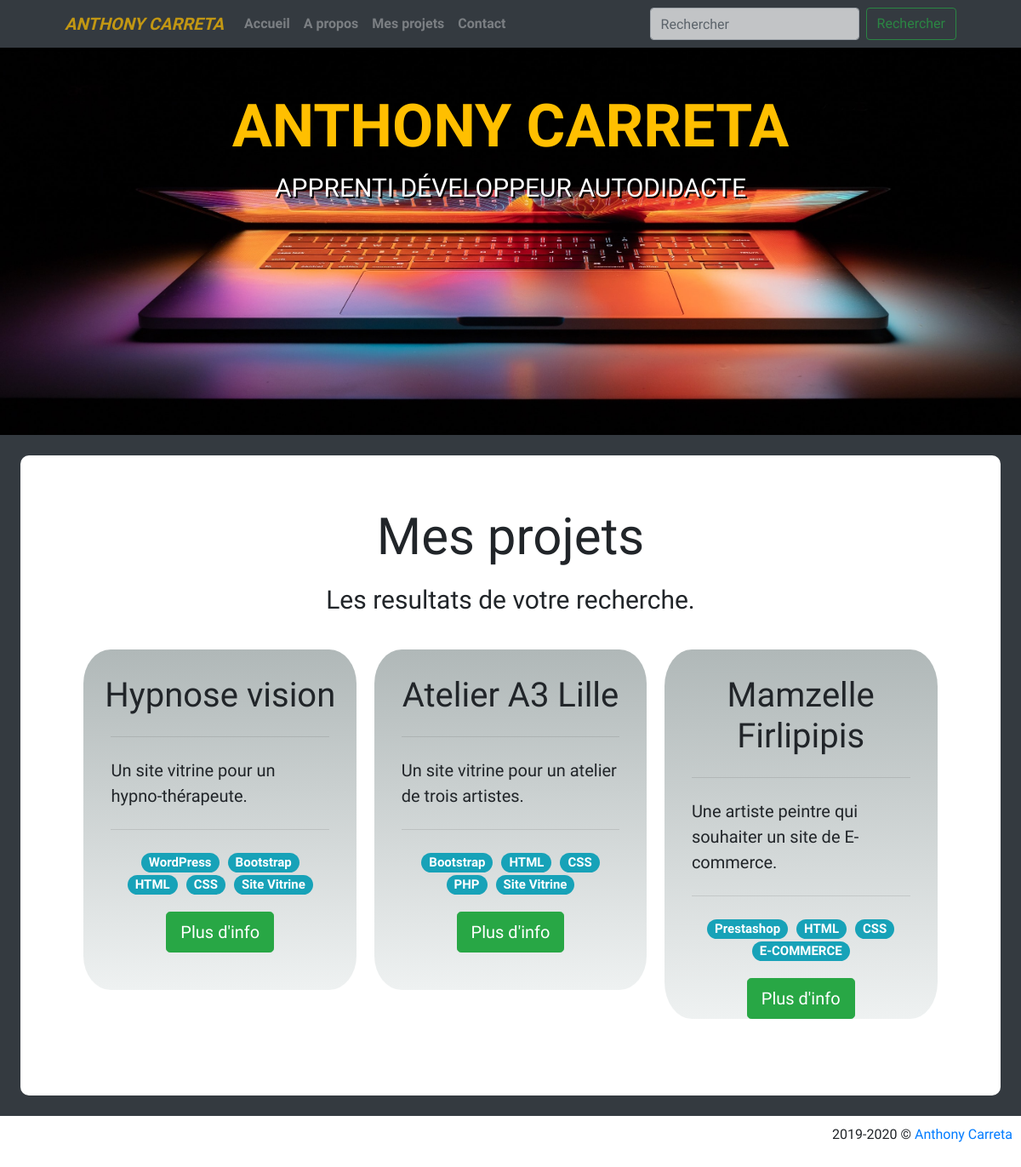
Page /recherche.php on the committed database.
### tables this page shows
CREATE TABLE IF NOT EXISTS `projects` (
  `ID` int(11) NOT NULL AUTO_INCREMENT,
  `Titre` varchar(255) NOT NULL,
  `Presentation` varchar(255) NOT NULL,
  `Besoin1` varchar(255) NOT NULL,
  `Besoin2` varchar(255) NOT NULL,
  `Besoin3` varchar(255) NOT NULL,
  `Besoin4` varchar(255) NOT NULL,
  `Besoin5` varchar(255) NOT NULL,
  `Imperatif1` varchar(255) NOT NULL,
  `Imperatif2` varchar(255) NOT NULL,
  `Imperatif3` varchar(255) NOT NULL,
  `Imperatif4` varchar(255) NOT NULL,
  `Imperatif5` varchar(255) NOT NULL,
  `Wordpress` tinyint(1) NOT NULL,
  `Prestashop` tinyint(1) NOT NULL,
  `Bootstrap` tinyint(1) NOT NULL,
  `HTML` tinyint(1) NOT NULL,
  `CSS` tinyint(1) NOT NULL,
  `PHP` tinyint(1) NOT NULL,
  `Site_Vitrine` tinyint(1) NOT NULL,
  `E-commerce` tinyint(4) NOT NULL,
  PRIMARY KEY (`ID`)
);

### Script/Recherche_project/index.php (the view)
<link rel="stylesheet" href="Script/Recherche_project/style.css" type="text/css">
    <?php
        $bdd = new PDO('mysql:host=localhost;dbname=anthfpxc_web;charset=utf8', 'anthfpxc', 'rItxfJ96O9cE');
        if (!empty($_POST['recherche']))
        {
            $search = $_POST['recherche'];
            $reponse = $bdd->query("SELECT * FROM projects WHERE Titre LIKE '%" . $search . "%' OR Presentation LIKE '%" . $search . "%'");
            $Msg = "Projet qui comporte : \" " . $search . " \"";
            echo '<h4 class="desc_cat">'. $Msg . '</h4>';
        }
        else
        {
            $reponse = $bdd->query("SELECT * FROM projects");
        }
    ?>
<div class="block">
    <div class="row">
        <?php
        while ($donnees = $reponse->fetch())
        {
            $TitleProject = $donnees['Titre'];
            $PresProject = $donnees['Presentation'];
            $ProjectID = $donnees['ID'];
            $UseWordpress = $donnees['Wordpress'];
            $UsePrestashop = $donnees['Prestashop'];
            $UseBootstrap = $donnees['Bootstrap'];
            $UseHTML = $donnees['HTML'];
            $UseCSS = $donnees['CSS'];
            $UsePHP = $donnees['PHP'];
            $UseSiteVitrine = $donnees['Site_Vitrine'];
            $Useecomerce = $donnees['E-commerce'];
            $BadgeLabel = array(
                "WordPress" => $UseWordpress,
                "Prestashop" => $UsePrestashop,
                "Bootstrap" => $UseBootstrap,
                "HTML" => $UseHTML,
                "CSS" => $UseCSS,
                "PHP" => $UsePHP,
                "Site Vitrine" => $UseSiteVitrine,
                "E-COMMERCE" => $Useecomerce
            );
        ?>
        <div class="col-xs-6 col-md-4 project">
            <div class="home-project-box">
                <?php echo '<h1 class="display box">' . $TitleProject . '</h3>'; ?>
                <div class="home-project-desc">
                    <hr class="my-4">
                    <?php echo '<p class="lead">' . $PresProject . '</p>'; ?>
                    <hr class="my-4">
                    <div class="home-project-footer">
                        <h5>
                            <?php
                                foreach ($BadgeLabel as $BadgeLabels => $BadgeValue)
                                {
                                    if ($BadgeValue == 1)
                                    {
                                        echo '<span class="badge badge-pill badge-info" style="margin: 0px 5px;">' . $BadgeLabels . '</span>';
                                    }
                                }
                            ?>
                        </h5>
                        <div class="home-project-btn">
                            <?php echo '<a class="btn btn-success btn-lg" href="projet.php?id=' . $ProjectID . '" role="button">Plus d\'info</a>'; ?>
                        </div>
                    </div>
                </div>
            </div>
        </div>
        <?php } ?>
    </div>
</div>

### recherche.php (shortened to what this page needs)
<!DOCTYPE html>
<html lang="fr">
    <head>
        <?php require("Script/LoadScript/LoadScript.php"); ?>
    </head>
    <body>
        <nav class="navbar sticky-top navbar-expand-lg navbar-dark bg-dark" id="navbar">
            <a class="navbar-brand" href="http://anthonycarreta.me"><i style="color: #ffbf00;">ANTHONY CARRETA</i></a>
            <div class="collapse navbar-collapse" id="navbarSupportedContent">
                <ul class="navbar-nav mr-auto">
                    <li class="nav-item">
                        <a class="nav-link" href="../">Accueil<span class="sr-only">(current)</span></a>
                    </li>
                    <li class="nav-item">
                        <a class="nav-link" href="../#first">A propos</a>
                    </li>
                    <li class="nav-item">
                        <a class="nav-link" href="../#projet">Mes projets</a>
                    </li>
                    <li class="nav-item">
                        <a class="nav-link" href="../#contact">Contact</a>
                    </li>
                </ul>
                <form action="recherche.php" method="POST" class="form-inline my-2 my-lg-0">
                    <input class="form-control mr-sm-2" name="recherche" type="search" placeholder="Rechercher" aria-label="Search">
                    <button class="btn btn-outline-success my-2 my-sm-0" type="submit">Rechercher</button>
                </form>
            </div>
        </nav>
        <header>
            <?php require("Script/Carousel/carousel.php"); ?>
        </header>
        <section class="">
          <div class="main" id="projet">
            <h4 class="title_cat">Mes projets</h4>
            <h5 class="desc_cat">Les resultats de votre recherche.</h5>
                <?php require("Script/Recherche_project/index.php"); ?>
          </div>
        </section>
        <footer>
            <?php require("Script/Footer/footer.php"); ?>
        </footer>
    </body>
</html>

### Script/LoadScript/LoadScript.php (shortened to what this page needs)
<link rel="stylesheet" href="style.css" type="text/css">
<link rel="stylesheet" href="https://stackpath.bootstrapcdn.com/font-awesome/4.7.0/css/font-awesome.min.css" type="text/css">
<link rel="stylesheet" href="https://stackpath.bootstrapcdn.com/bootstrap/4.3.1/css/bootstrap.min.css"
integrity="sha384-ggOyR0iXCbMQv3Xipma34MD+dH/1fQ784/j6cY/iJTQUOhcWr7x9JvoRxT2MZw1T">

### Script/Carousel/carousel.php
<link rel="stylesheet" href="Script/Carousel/style.css" type="text/css">
<div id="carouselIndicators" class="carousel slide" data-ride="carousel">
    <div class="carousel-inner">
        <div class="carousel-item active">
            <img class="d-block w-100" src="Script/Carousel/img/pres.jpg" alt="Nous rejoindre">
            <div class="carousel-caption d-none d-md-block">
                <h3 class="carousel" style="color: #ffbf00">Anthony carreta</h3>
                <p class="carousel">Apprenti développeur autodidacte</p>
            </div>
        </div>
    </div>
</div>

### Script/Footer/footer.php
<!DOCTYPE html>
<html lang="fr">
    <head>
        <link rel="stylesheet" href="Script/Footer/style.css" type="text/css">
    </head>
    <body>
        <div class="footer">
            <p class="copyright">2019-2020 &copy; <a href="http://www.anthonycarreta.me/">Anthony Carreta</a></p>
        </div>
</html>

### style.css (style rules this page uses)
body { background: #343a40!important; font-family: "Rajdhani", sans-serif!important; }
#navbar { margin: 0px auto; width: 90%; opacity: 0.7; }
nav { font-weight: bold; }
.display.box { text-align: center; padding-top: 30px; }

### Script/Carousel/style.css (style rules this page uses)
p.carousel { text-shadow: 2px 2px black; }
h3.carousel { text-shadow: 3px 3px black; font-size: 70px; font-weight: bold; text-transform: uppercase; }
.carousel-caption { position: absolute; top: 30px; }
.carousel-caption p.carousel { font-size: 30px; text-transform: uppercase; }

### Script/Recherche_project/style.css (style rules this page uses)
.col-xs-6.col-md-4.project { padding: 1% 1%; }
.home-project-box { background-image: linear-gradient( rgb(176, 184, 184), rgba(222, 228, 228, 0.5)); min-height: 400px; border-width: 1px; border-radius: 10%; border: black; }
.home-project-desc { margin: auto 10%; }
.home-project-footer { text-align: center; }
.home-project-btn { margin:20px; }
.main h4.title_cat { text-align: center; font-size: 60px; margin-bottom: 20px; }
.main h5.desc_cat { text-align: center; font-size: 30px; }
.main { position: relative; margin:2% 0px 2% 2%; padding: 5% 2%; min-height: 600px; width: 96%; background: #fff; border-radius: 10px; }
.block { margin-top: 30px; margin-right: 5%; margin-left: 5%; }

### Script/Footer/style.css (style rules this page uses)
.footer { position: relative; background: #fff; width: 100%; min-height: 60px; }
p.copyright { font-family: 'Oxygen', sans-serif; text-align: right; padding: 10px 10px; }

### rows in the picture
projects: Titre "Hypnose vision", Presentation "Un site vitrine pour un hypno-thérapeute.", BadgeLabels "WordPress", BadgeLabels "Bootstrap", BadgeLabels "HTML", BadgeLabels "CSS", BadgeLabels "Site Vitrine"
projects: Titre "Atelier A3 Lille", Presentation "Un site vitrine pour un atelier de trois artistes.", BadgeLabels "Bootstrap", BadgeLabels "HTML", BadgeLabels "CSS", BadgeLabels "PHP", BadgeLabels "Site Vitrine"
projects: Titre "Mamzelle Firlipipis", Presentation "Une artiste peintre qui souhaiter un site de E-commerce.", BadgeLabels "Prestashop", BadgeLabels "HTML", BadgeLabels "CSS", BadgeLabels "E-COMMERCE"
